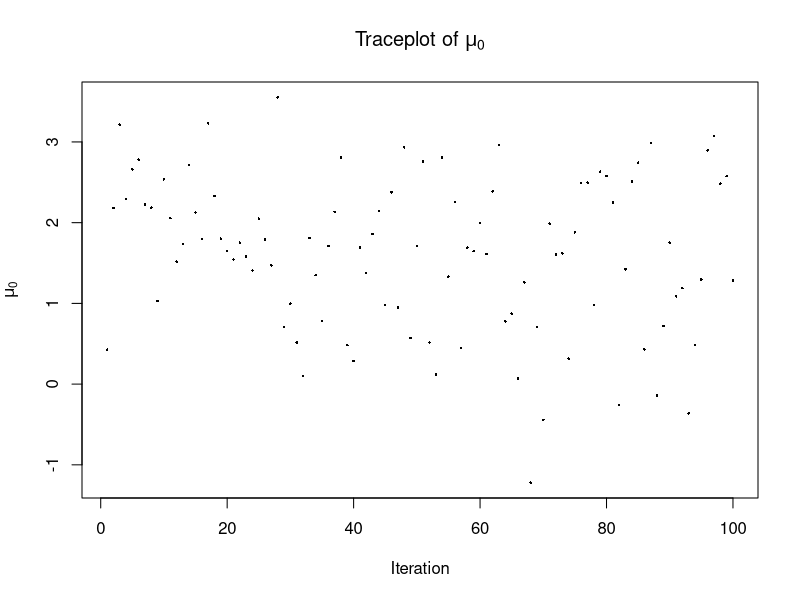
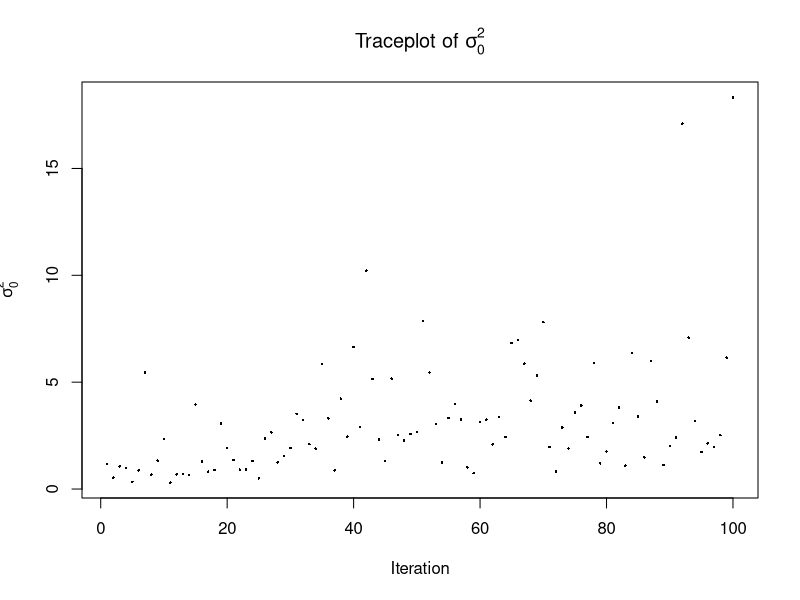
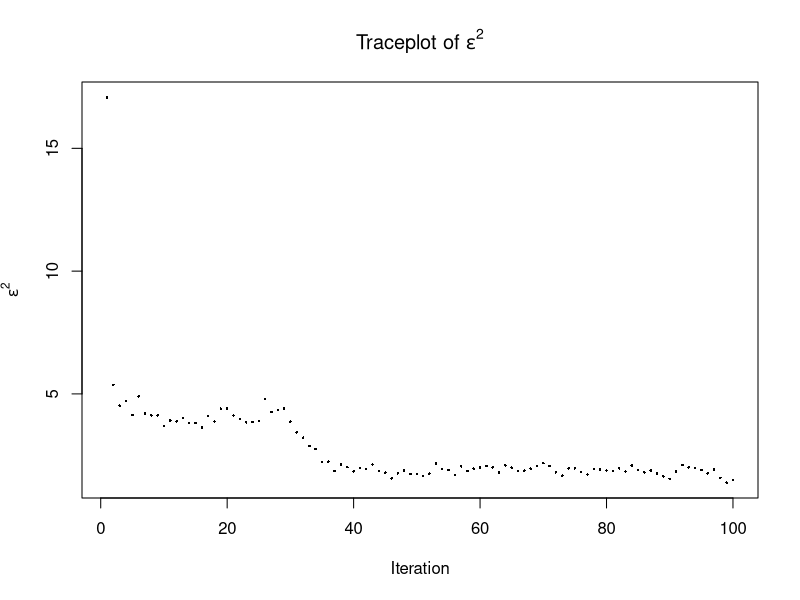
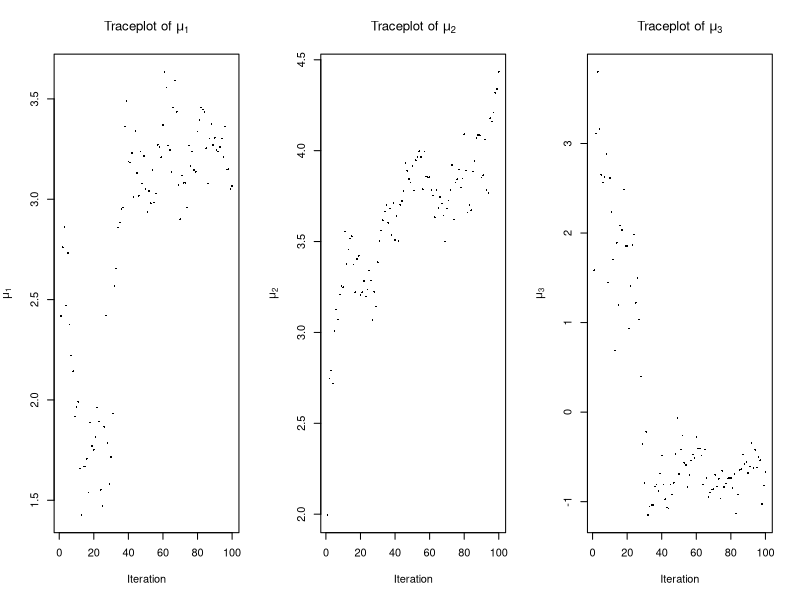
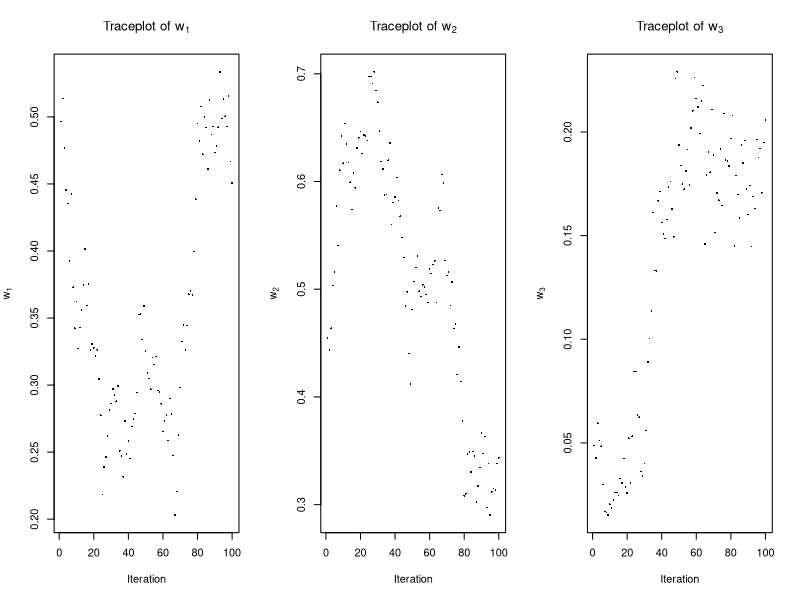

Write R code to recreate these figures, in order.
## ---- chunk 1
library(xtable)
library(MCMCpack)
categSampler <- function(probs){
  # this samples from a categorical distribution
  # the probabilites are given by probs
  cdf <- cumsum(probs)
  x <- runif(1)
  samp <- which(x <= cdf)[1]
  return(samp)
}
## ---- chunk 2
# set prior parameters
mu.mu <- 0
mu.v <- 3
s.a <- 2
s.b <- 2
e.a <- 2
e.b <- 2
## ---- chunk 3
nnUpdate <- function(prior.mu, prior.s, like.s, data){
  # computes the posterior parameters for a normal-normal model
  # prior.mu is prior mean
  # prior.s is prior variance
  # like.s is variance of likelihood
  # data is data observations
  x <- sum(data)
  n <- length(data)
  var <- 1/(1/prior.s + n/like.s)
  mu <- ((prior.mu/prior.s) + (x/like.s))*var
  return(c(mu,sqrt(var)))
}
## ---- chunk 4
nIGUpdate <- function(a, b, mu, data){
  # computes parameters for IG (shape, rate)
  # a is prior shape
  # b is prior rate
  # mu is mean of likelihood
  # data is data
  n <- length(data)
  a.post <- a + n/2
  b.post <- b + 1/2*sum((data-mu)^2)
  return(c(a.post,b.post))
}
## ---- chunk 5
counter <- function(k, zs){
  # counts the number of z_i = j for j = 1,..,k
  counts <- vector(mode = "numeric", length = k)
  for (i in 1:k){
    counts[i] <- sum(zs == i)
  }
  return(counts)
}
## ---- chunk 6
catProbs <- function(w, mus, epsilon, y.i){
  # calculates the probabilites that define the categorical distribution
  # for Z in our sampler
  unnormed <- w*dnorm(y.i, mean = mus, sd = sqrt(epsilon))
  probs <- unnormed/sum(unnormed)
  return(probs)
}
## ---- chunk 7
augSampler <- function(ys, zs, mus, m0, s0, w, epsilon, n.iter,
                       burnin = 1){
  # Gibbs sampler with augmented data model
  # ys is data
  # zs is initial values of z
  # mus is (mu_1,mu_2,mu_3) initial values
  # m0 is initial value for mu_0
  # s0 is initial value for sigma_0^2
  # w is vector (w_1,w_2,w_3) that sums to one, initial value
  # epsilon is epsilon^2 initial value
  # n.iter is number of iterations
  # burnin is number of sampler to drop for burnin
  n <- length(ys)
  m <- length(mus)+length(w)+3
  k <- length(mus)
  res <- matrix(NA, nrow = n.iter, ncol = m)
  for (i in 1:n.iter){
    # update parameters, then sample
    m0.params <- nnUpdate(mu.mu, mu.v, s0, mus)
    m0 <- rnorm(1, mean = m0.params[1], m0.params[2])
    s0.params <- nIGUpdate(s.a,s.b, m0, mus)
    s0 <- 1/rgamma(1, shape = s0.params[1], rate = s0.params[2])
    ep.params <- nIGUpdate(e.a,e.b, mus[zs], ys)
    epsilon <- 1/rgamma(1, shape = ep.params[1], rate = ep.params[2])
    # calculate number in each category
    Ns <- counter(k, zs)
    w <- rdirichlet(1, 1 + Ns)
    for (j in 1:k){
      data.j <- ys[zs == j]
      mu.j.params <- nnUpdate(m0,s0, epsilon, data.j)
      mus[j] <- rnorm(1, mean = mu.j.params[1], mu.j.params[2])
    }
    # compute probabilites for each dist of each z_i
    z.probs <- sapply(1:n, function(x) {catProbs(w, mus, 
                                                 epsilon, ys[x])})
    # sampler z_i
    zs <- apply(z.probs, 2, function(x) {categSampler(x)})
    # store value
    res[i,] <- c(m0,s0,epsilon,mus,w)
  }
  return(res[burnin:n.iter,])
}
## ---- chunk 8
# read in data and set parameters
y.data <- read.csv("Lab8Mixture.csv", header = FALSE)$V1
mus <- rnorm(3)
m0 <- 1
s0 <- 1
w <- rdirichlet(1, c(1,1,1))
epsilon <- 5
zs <- replicate(length(y.data), categSampler(w))
n.iter <- 100
## ---- chunk 9
# run sampler
post.samps <- augSampler(y.data, zs, mus, m0, s0, w, epsilon, n.iter)
# name parameters
param.names <- c("$\\mu_0$", "$\\sigma_0^2$","$\\epsilon^2$","$\\mu_1","$\\mu_2$","$\\mu_3$","$w_1$",  "$w_2$","$w_3$")
## ---- chunk 10
plot(1:n.iter, post.samps[,1], pch = 16, cex = .35,
     xlab = "Iteration", ylab = expression(mu[0]),
     main = expression(paste("Traceplot of ", mu[0])))

plot(1:n.iter, post.samps[,2], pch = 16, cex = .35,
     xlab = "Iteration", ylab = expression(sigma[0]^2),
     main = expression(paste("Traceplot of ", sigma[0]^2)))

plot(1:n.iter, post.samps[,3], pch = 16, cex = .35,
     xlab = "Iteration", ylab = expression(epsilon^2),
     main = expression(paste("Traceplot of ", epsilon^2)))

par(mfrow=c(1,3))
for (ind in 1:3){
  x.lab <- bquote(mu[.(ind)])
  plot(1:n.iter, post.samps[,3+ind], pch = 16, cex = .35,
       xlab = "Iteration", ylab = x.lab,
       main = bquote(paste("Traceplot of ", .(x.lab)))) 
}

par(mfrow=c(1,3))
for (ind in 1:3){
  x.lab <- bquote(w[.(ind)])
  plot(1:n.iter, post.samps[,6+ind], pch = 16, cex = .35,
       xlab = "Iteration", ylab = x.lab,
       main = bquote(paste("Traceplot of ", .(x.lab)))) 
}


# calculate summary statistics and display using xtable
ints <- apply(post.samps, 2, function(x) {quantile(x, c(.025,.975))})
means <- apply(post.samps, 2, mean)
sum.data <- cbind(means, t(ints))
row.names(sum.data) <- param.names
xtable(sum.data, sanitize.colnames.function = identity)
